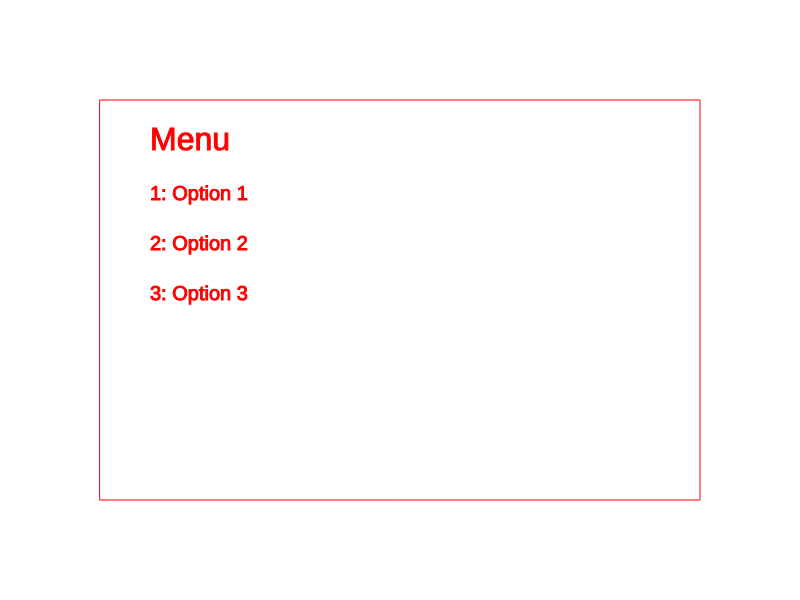
Frame 1 (no input)
Frame 60 (no input): identical to frame 1, image omitted
Frame 120 (the mouse pressed at the canvas centre since frame 60): identical to frame 1, image omitted

The p5.js sketch that drew this single still picture (run headless with seeded random() and noise() and a simulated clock; from frame 60 on, the mouse is pressed at the canvas centre):

// p5.js sketch
// ── sketch.js
// Menu options
const MENU = "0";
const ONE = "1";
const TWO = "2";
const THREE = "3";
// The starting state is the MENU option
let state = MENU;


function setup() {
    createCanvas(800, 600);
}


function draw() {
    background(255);
    drawMenu();
    // drawOption("Option 1");
    // drawOption("Option 2");
    // drawOption("Option 3");
}


/**
 * Draws the background box for all screens
 */
function drawBackground() {
    stroke(255, 0, 0);
    noFill();
    rect(100, 100, 600, 400);
    fill(255, 0, 0);
    textSize(32);
}


/**
 * Draws the MENU option screen
 */
function drawMenu() {
    drawBackground();
    text("Menu", 150, 150);
    textSize(20);
    text("1: Option 1", 150, 200);
    text("2: Option 2", 150, 250);
    text("3: Option 3", 150, 300);
}


/**
 * Draws an option screen
 * @param {string} name The option name
 */
function drawOption(name) {
    drawBackground();
    text(`${name}`, 150, 150);
    text("Press space to return", 150, 350);
}
